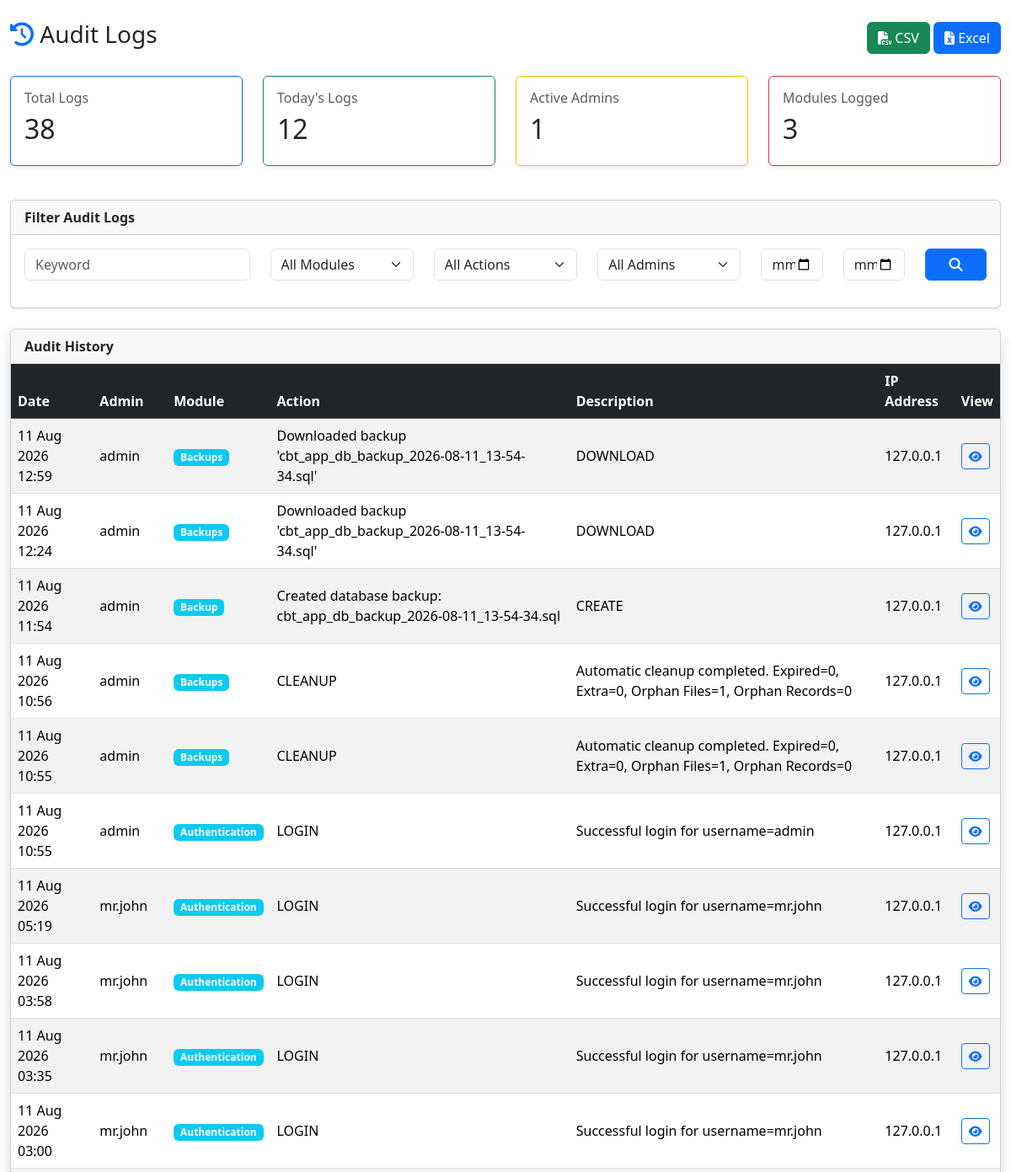
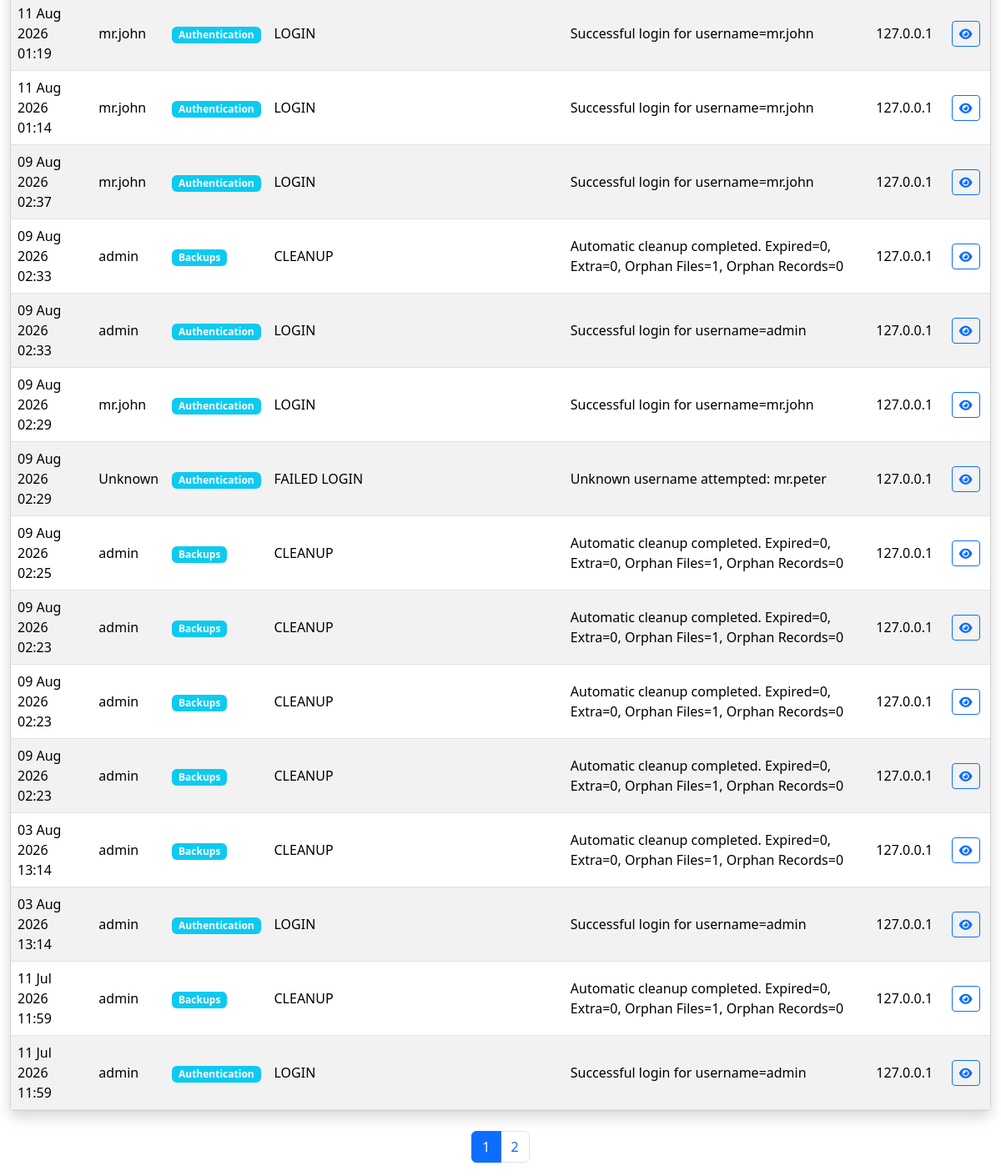
The app's page /admin/audit_logs.php (signed in), older data (2 pictures, top to bottom).
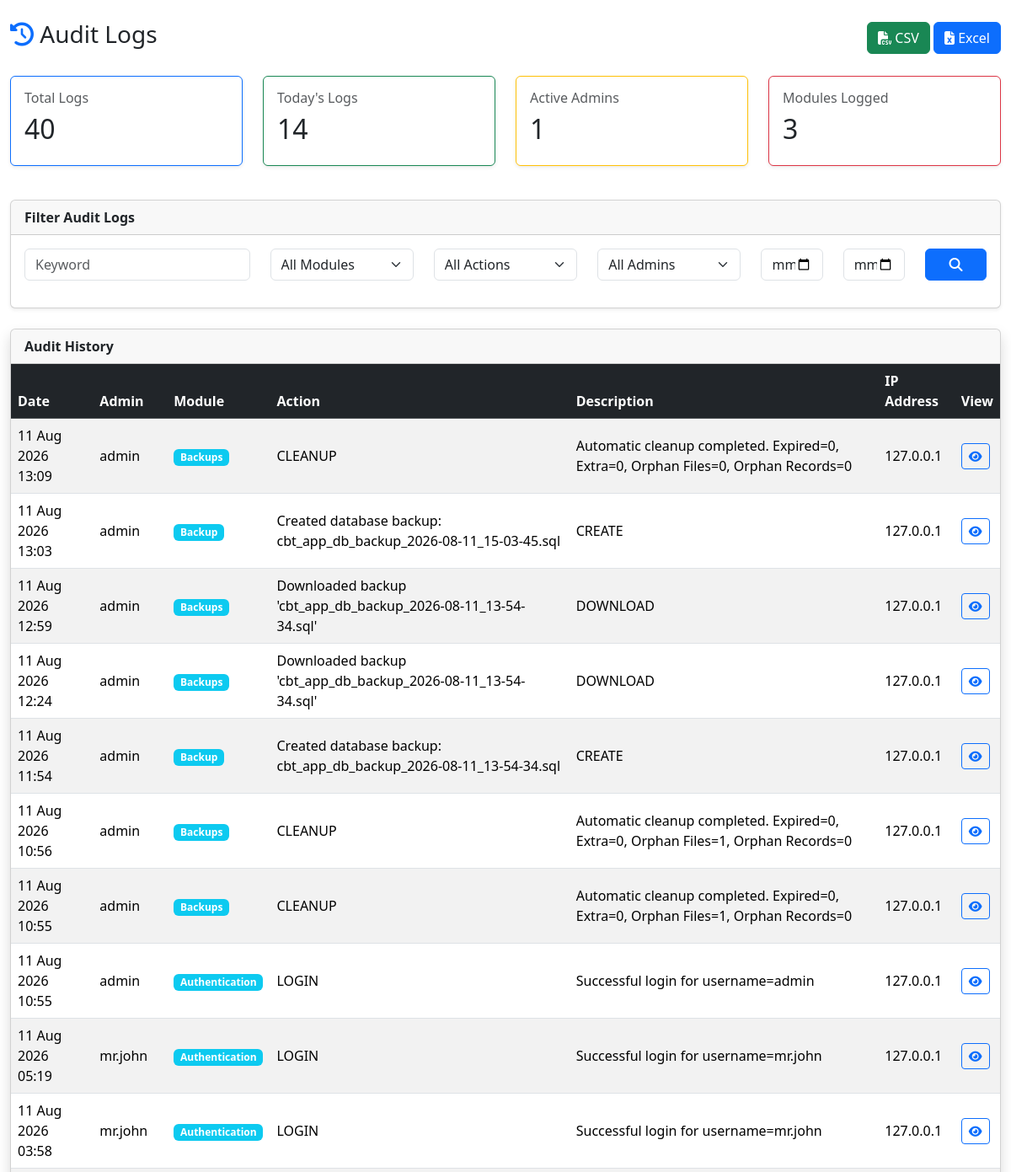
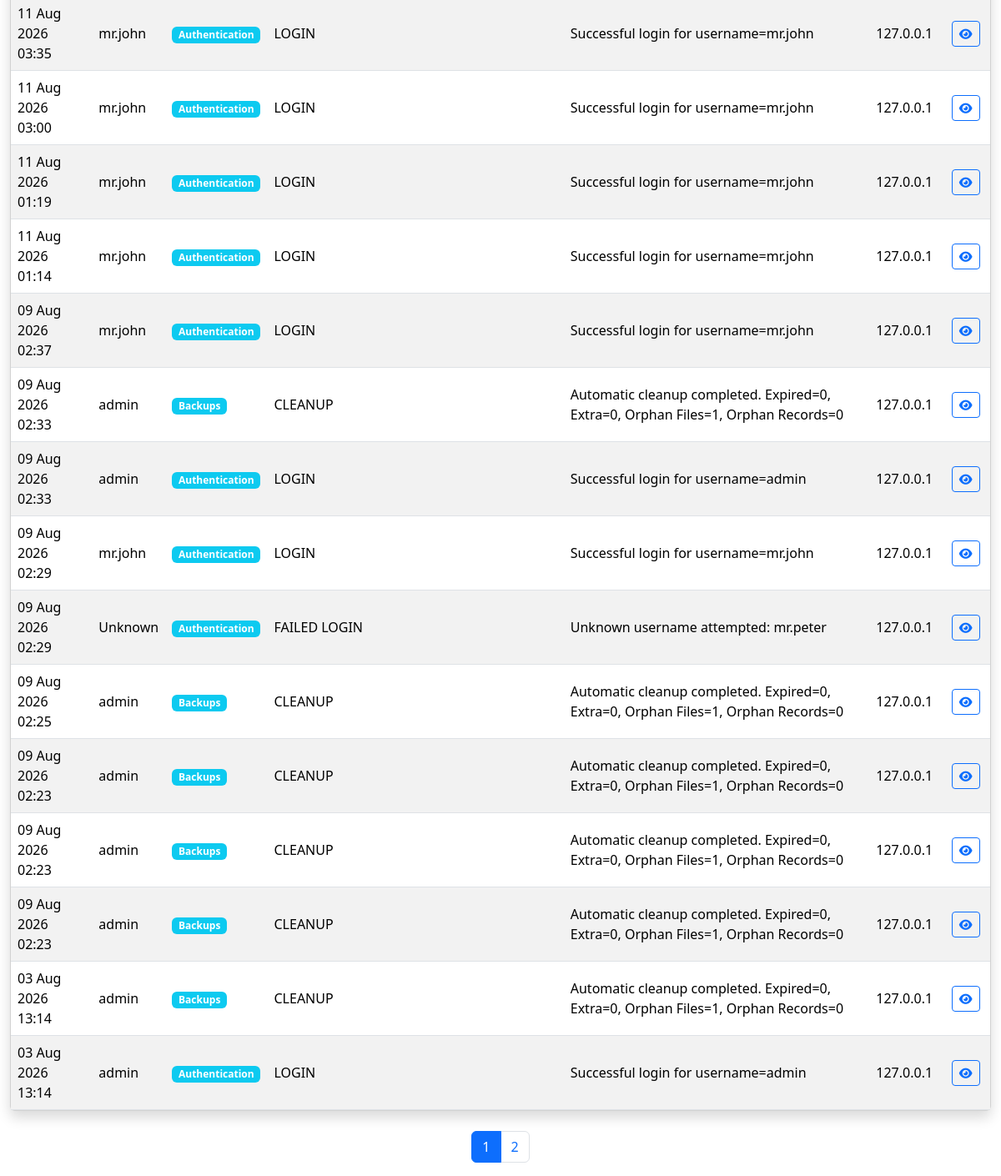
The same page, newer data (2 pictures, top to bottom).
### tables this page shows
CREATE TABLE `audit_logs` (
  `id` bigint(20) NOT NULL AUTO_INCREMENT,
  `admin_id` int(11) DEFAULT NULL,
  `username` varchar(100) DEFAULT NULL,
  `action` varchar(100) NOT NULL,
  `module` varchar(100) NOT NULL,
  `description` text DEFAULT NULL,
  `ip_address` varchar(45) DEFAULT NULL,
  `user_agent` text DEFAULT NULL,
  `computer_name` varchar(255) DEFAULT NULL,
  `created_at` timestamp NOT NULL DEFAULT current_timestamp(),
  PRIMARY KEY (`id`),
  KEY `admin_id` (`admin_id`),
  KEY `module` (`module`),
  KEY `action` (`action`),
  KEY `created_at` (`created_at`),
  CONSTRAINT `audit_logs_ibfk_1` FOREIGN KEY (`admin_id`) REFERENCES `admins` (`id`) ON DELETE SET NULL
);

### admin/audit_logs.php (the view, shortened to what this page needs)
<?php
$conn = Database::connection();
$perPage = isset($_GET['per_page']) && is_numeric($_GET['per_page'])
    ? (int) $_GET['per_page']
    : 25;
$page = isset($_GET['page']) && is_numeric($_GET['page'])
    ? max(1, (int) $_GET['page'])
    : 1;
$offset = ($page - 1) * $perPage;
$keyword = trim($_GET['keyword'] ?? '');
$dateFrom = trim($_GET['date_from'] ?? '');
$dateTo   = trim($_GET['date_to'] ?? '');
$params = [];
$types = "";
$whereSQL = "";
$totalLogs = $conn->query("
    SELECT COUNT(*) total
    FROM audit_logs
")->fetch_assoc()['total'];
$todayLogs = $conn->query("
    SELECT COUNT(*) total
    FROM audit_logs
    WHERE DATE(created_at)=CURDATE()
")->fetch_assoc()['total'];
$activeAdmins = $conn->query("
    SELECT COUNT(DISTINCT admin_id) total
    FROM audit_logs
")->fetch_assoc()['total'];
$modulesLogged = $conn->query("
    SELECT COUNT(DISTINCT module) total
    FROM audit_logs
")->fetch_assoc()['total'];
$countSQL = "
    SELECT COUNT(*) total
    FROM audit_logs
    {$whereSQL}
";
$stmt = $conn->prepare($countSQL);
$stmt->execute();
$totalRows = $stmt
    ->get_result()
    ->fetch_assoc()['total'];
$totalPages = max(1, ceil($totalRows / $perPage));
$listSQL = "
SELECT *
FROM audit_logs
{$whereSQL}
ORDER BY created_at DESC
LIMIT ?
OFFSET ?
";
$stmt = $conn->prepare($listSQL);
$listParams = $params;
$listTypes = $types . "ii";
$listParams[] = $perPage;
$listParams[] = $offset;
$stmt->bind_param($listTypes, ...$listParams);
$stmt->execute();
$auditLogs = $stmt->get_result();
?>
<!DOCTYPE html>
<html lang="en">
<head>
    <link href="../assets/bootstrap/css/bootstrap.min.css" rel="stylesheet">
    <link href="../assets/fontawesome/css/all.min.css" rel="stylesheet">
</head>
<body>
<div class="container-fluid mt-4">
    <div class="d-flex justify-content-between align-items-center mb-4">
        <h3>
            <i class="fas fa-history text-primary"></i>
            Audit Logs
        </h3>
        <div>
            <a href="export_audit_csv.php?<?= http_build_query($_GET) ?>" class="btn btn-success">
                <i class="fas fa-file-csv"></i>
                CSV
            </a>
            <a href="export_audit_excel.php" class="btn btn-primary">
                <i class="fas fa-file-excel"></i>
                Excel
            </a>
        </div>
    </div>
    <div class="row mb-4">
        <div class="col-lg-3 col-md-6 mb-3">
            <div class="card border-primary shadow-sm">
                <div class="card-body">
                    <h6 class="text-muted">Total Logs</h6>
                    <h2><?= number_format($totalLogs) ?></h2>
                </div>
            </div>
        </div>
        <div class="col-lg-3 col-md-6 mb-3">
            <div class="card border-success shadow-sm">
                <div class="card-body">
                    <h6 class="text-muted">Today's Logs</h6>
                    <h2><?= number_format($todayLogs) ?></h2>
                </div>
            </div>
        </div>
        <div class="col-lg-3 col-md-6 mb-3">
            <div class="card border-warning shadow-sm">
                <div class="card-body">
                    <h6 class="text-muted">Active Admins</h6>
                    <h2><?= number_format($activeAdmins) ?></h2>
                </div>
            </div>
        </div>
        <div class="col-lg-3 col-md-6 mb-3">
            <div class="card border-danger shadow-sm">
                <div class="card-body">
                    <h6 class="text-muted">Modules Logged</h6>
                    <h2><?= number_format($modulesLogged) ?></h2>
                </div>
            </div>
        </div>
    </div>
    <div class="card shadow-sm mb-4">
        <div class="card-header">
            <strong>Filter Audit Logs</strong>
        </div>
        <div class="card-body">
            <form method="GET">
                <div class="row">
                    <div class="col-md-3 mb-3">
                        <input
                            type="text"
                            class="form-control"
                            name="keyword"
                            placeholder="Keyword"
                            value="<?= htmlspecialchars($keyword) ?>">
                    </div>
                    <div class="col-md-2 mb-3">
                        <select class="form-select" name="module">
                            <option value="">All Modules</option>
                        </select>
                    </div>
                    <div class="col-md-2 mb-3">
                        <select class="form-select" name="action">
                            <option value="">All Actions</option>
                        </select>
                    </div>
                    <div class="col-md-2 mb-3">
                        <select class="form-select" name="admin">
                            <option value="">All Admins</option>
                        </select>
                    </div>
                    <div class="col-md-1 mb-3">
                        <input
                            type="date"
                            class="form-control"
                            name="date_from"
                            value="<?= $dateFrom ?>">
                    </div>
                    <div class="col-md-1 mb-3">
                        <input
                            type="date"
                            class="form-control"
                            name="date_to"
                            value="<?= $dateTo ?>">
                    </div>
                    <div class="col-md-1 mb-3">
                        <button class="btn btn-primary w-100">
                            <i class="fas fa-search"></i>
                        </button>
                    </div>
                </div>
            </form>
        </div>
    </div>
    <div class="card shadow">
        <div class="card-header">
            <strong>Audit History</strong>
        </div>
        <div class="table-responsive">
            <table class="table table-striped table-hover align-middle mb-0">
                <thead class="table-dark">
                    <tr>
                        <th>Date</th>
                        <th>Admin</th>
                        <th>Module</th>
                        <th>Action</th>
                        <th>Description</th>
                        <th>IP Address</th>
                        <th>View</th>
                    </tr>
                </thead>
                <tbody>
                <?php while($log = $auditLogs->fetch_assoc()): ?>
                    <tr>
                        <td>
                            <?= date(
                                "d M Y H:i",
                                strtotime($log['created_at'])
                            ) ?>
                        </td>
                        <td><?= htmlspecialchars($log['username']) ?></td>
                        <td>
                            <span class="badge bg-info">
                                <?= htmlspecialchars($log['module']) ?>
                            </span>
                        </td>
                        <td><?= htmlspecialchars($log['action']) ?></td>
                        <td><?= htmlspecialchars($log['description']) ?></td>
                        <td><?= htmlspecialchars($log['ip_address']) ?></td>
                        <td>
                            <button
                                class="btn btn-sm btn-outline-primary viewAudit"
                                data-id="<?= $log['id'] ?>">
                                <i class="fas fa-eye"></i>
                            </button>
                        </td>
                    </tr>
                <?php endwhile; ?>
                </tbody>
            </table>
        </div>
    </div>
    <nav class="mt-4">
        <ul class="pagination justify-content-center">
            <?php for($i = 1; $i <= $totalPages; $i++): ?>
                <li class="page-item <?= $page == $i ? 'active' : '' ?>">
                    <a
                        class="page-link"
                        href="?page=<?= $i ?>&per_page=<?= $perPage ?>">
                        <?= $i ?>
                    </a>
                </li>
            <?php endfor; ?>
        </ul>
    </nav>
</div>
</body>
</html>

Row changes from the older to the newer data that the page shows:
no longer on this page (row unchanged): audit_logs: created_at "11 Jul 2026 11:59", username "admin", module "Backups", action "CLEANUP", description "Automatic cleanup completed. Expired=0, Extra=0, Orphan Files=1, Orphan Records=0", ip_address "127.0.0.1"
no longer on this page (row unchanged): audit_logs: created_at "11 Jul 2026 11:59", username "admin", module "Authentication", action "LOGIN", description "Successful login for username=admin", ip_address "127.0.0.1"
added audit_logs: created_at "11 Aug 2026 13:09", username "admin", module "Backups", action "CLEANUP", description "Automatic cleanup completed. Expired=0, Extra=0, Orphan Files=0, Orphan Records=0", ip_address "127.0.0.1"
added audit_logs: created_at "11 Aug 2026 13:03", username "admin", module "Backup", action "Created database backup: cbt_app_db_backup_2026-08-11_15-03-45.sql", description "CREATE", ip_address "127.0.0.1"
Text that changed along with them:
$totalLogs: "38" → "40"
$todayLogs: "12" → "14"
